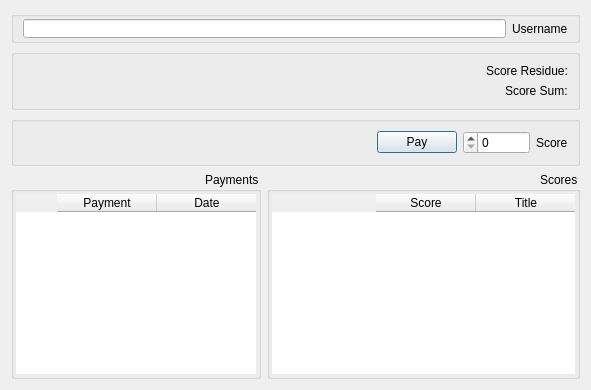
<?xml version="1.0" encoding="UTF-8"?>
<ui version="4.0">
 <class>Payment</class>
 <widget class="QDialog" name="Payment">
  <property name="geometry">
   <rect>
    <x>0</x>
    <y>0</y>
    <width>591</width>
    <height>390</height>
   </rect>
  </property>
  <property name="layoutDirection">
   <enum>Qt::RightToLeft</enum>
  </property>
  <layout class="QVBoxLayout" name="verticalLayout">
   <item>
    <widget class="QGroupBox" name="groupBox_3">
     <property name="minimumSize">
      <size>
       <width>0</width>
       <height>32</height>
      </size>
     </property>
     <property name="title">
      <string/>
     </property>
     <layout class="QVBoxLayout" name="verticalLayout_2">
      <property name="topMargin">
       <number>2</number>
      </property>
      <property name="bottomMargin">
       <number>2</number>
      </property>
      <item>
       <layout class="QHBoxLayout" name="lUser">
        <item>
         <widget class="QLabel" name="label_2">
          <property name="text">
           <string>Username</string>
          </property>
         </widget>
        </item>
        <item>
         <widget class="MyLineEdit" name="eUser"/>
        </item>
       </layout>
      </item>
     </layout>
    </widget>
   </item>
   <item>
    <widget class="QGroupBox" name="groupBox">
     <property name="title">
      <string/>
     </property>
     <layout class="QFormLayout" name="formLayout">
      <property name="labelAlignment">
       <set>Qt::AlignLeading|Qt::AlignLeft|Qt::AlignVCenter</set>
      </property>
      <item row="0" column="0">
       <widget class="QLabel" name="label">
        <property name="text">
         <string>Score Residue:</string>
        </property>
        <property name="textFormat">
         <enum>Qt::RichText</enum>
        </property>
       </widget>
      </item>
      <item row="0" column="1">
       <widget class="QLabel" name="lResidue">
        <property name="text">
         <string/>
        </property>
       </widget>
      </item>
      <item row="1" column="0">
       <widget class="QLabel" name="label_4">
        <property name="text">
         <string>Score Sum:</string>
        </property>
        <property name="textFormat">
         <enum>Qt::RichText</enum>
        </property>
       </widget>
      </item>
      <item row="1" column="1">
       <widget class="QLabel" name="lSum">
        <property name="text">
         <string/>
        </property>
       </widget>
      </item>
     </layout>
    </widget>
   </item>
   <item>
    <widget class="QGroupBox" name="gPay">
     <property name="title">
      <string/>
     </property>
     <layout class="QHBoxLayout" name="horizontalLayout">
      <item>
       <widget class="QLabel" name="label_3">
        <property name="text">
         <string>Score</string>
        </property>
       </widget>
      </item>
      <item>
       <widget class="QSpinBox" name="sPay">
        <property name="maximum">
         <number>100000</number>
        </property>
        <property name="singleStep">
         <number>50</number>
        </property>
       </widget>
      </item>
      <item>
       <layout class="QHBoxLayout" name="horizontalLayout_2"/>
      </item>
      <item>
       <widget class="QPushButton" name="pushButton">
        <property name="text">
         <string>Pay</string>
        </property>
       </widget>
      </item>
      <item>
       <spacer name="horizontalSpacer">
        <property name="orientation">
         <enum>Qt::Horizontal</enum>
        </property>
        <property name="sizeHint" stdset="0">
         <size>
          <width>388</width>
          <height>20</height>
         </size>
        </property>
       </spacer>
      </item>
     </layout>
    </widget>
   </item>
   <item>
    <layout class="QHBoxLayout" name="horizontalLayout_5">
     <item>
      <widget class="QGroupBox" name="groupBox_2">
       <property name="title">
        <string>Scores</string>
       </property>
       <layout class="QHBoxLayout" name="horizontalLayout_3">
        <property name="margin">
         <number>2</number>
        </property>
        <item>
         <widget class="QTableWidget" name="tScores">
          <property name="frameShape">
           <enum>QFrame::NoFrame</enum>
          </property>
          <property name="editTriggers">
           <set>QAbstractItemView::NoEditTriggers</set>
          </property>
          <attribute name="horizontalHeaderVisible">
           <bool>true</bool>
          </attribute>
          <attribute name="verticalHeaderVisible">
           <bool>false</bool>
          </attribute>
          <column>
           <property name="text">
            <string>Title</string>
           </property>
          </column>
          <column>
           <property name="text">
            <string>Score</string>
           </property>
          </column>
         </widget>
        </item>
       </layout>
      </widget>
     </item>
     <item>
      <widget class="QGroupBox" name="groupBox_4">
       <property name="maximumSize">
        <size>
         <width>250</width>
         <height>16777215</height>
        </size>
       </property>
       <property name="title">
        <string>Payments</string>
       </property>
       <layout class="QHBoxLayout" name="horizontalLayout_4">
        <property name="margin">
         <number>2</number>
        </property>
        <item>
         <widget class="QTableWidget" name="tPayments">
          <property name="frameShape">
           <enum>QFrame::NoFrame</enum>
          </property>
          <property name="editTriggers">
           <set>QAbstractItemView::NoEditTriggers</set>
          </property>
          <attribute name="verticalHeaderVisible">
           <bool>false</bool>
          </attribute>
          <column>
           <property name="text">
            <string>Date</string>
           </property>
          </column>
          <column>
           <property name="text">
            <string>Payment</string>
           </property>
          </column>
         </widget>
        </item>
       </layout>
      </widget>
     </item>
    </layout>
   </item>
  </layout>
 </widget>
 <customwidgets>
  <customwidget>
   <class>MyLineEdit</class>
   <extends>QLineEdit</extends>
   <header>mylineedit.h</header>
  </customwidget>
 </customwidgets>
 <tabstops>
  <tabstop>eUser</tabstop>
  <tabstop>sPay</tabstop>
  <tabstop>pushButton</tabstop>
  <tabstop>tScores</tabstop>
  <tabstop>tPayments</tabstop>
 </tabstops>
 <resources/>
 <connections/>
</ui>
